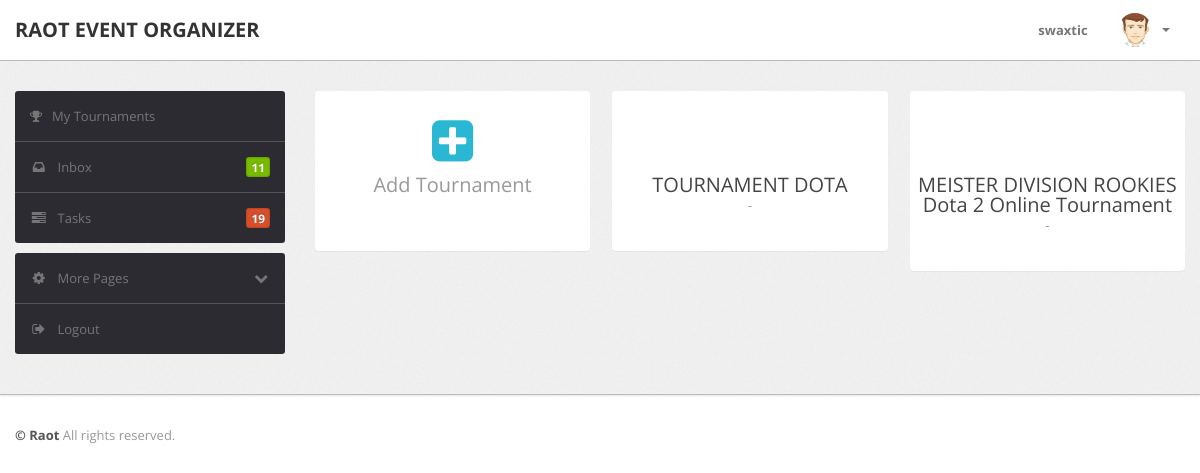
/panitia/index.php (signed in), run on an earlier commit of the app's database.
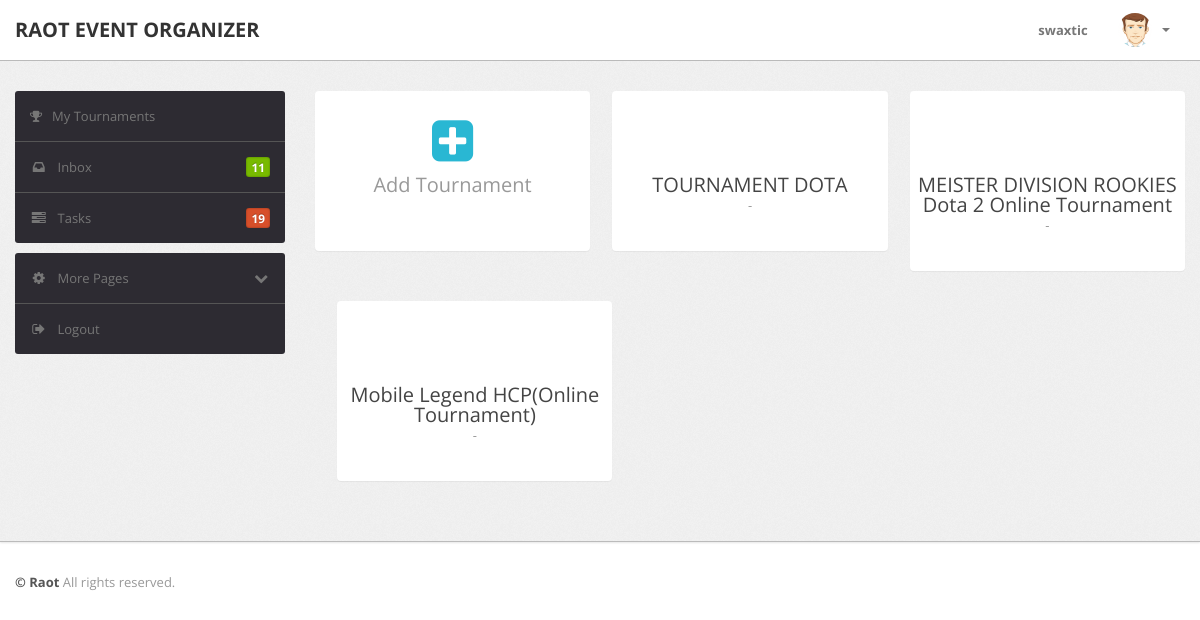
And on a later commit of the database.
### tables this page shows
CREATE TABLE `event` (
  `idEvent` int(11) NOT NULL,
  `nm_event` varchar(50) NOT NULL,
  `foto` varchar(50) NOT NULL,
  `game` varchar(28) NOT NULL,
  `platform` varchar(15) NOT NULL,
  `tgl` date NOT NULL,
  `deskripsi` text NOT NULL,
  `rules` text NOT NULL,
  `alamat` varchar(32) NOT NULL,
  `mode` tinyint(1) NOT NULL,
  `uplink` int(5) NOT NULL,
  `tgl_upload` date NOT NULL
);

### panitia/index.php (the view, shortened to what this page needs)
<!DOCTYPE html>
<?php
    include 'config.php';
    if(!isset($_SESSION['status'])){
        header("location:../login.php");
    }else{
?>
<html lang="en">
<head>
    <head>
        <link type="text/css" href="bootstrap/css/bootstrap.min.css" rel="stylesheet">
        <link type="text/css" href="bootstrap/css/bootstrap-responsive.min.css" rel="stylesheet">
        <link type="text/css" href="css/theme.css" rel="stylesheet">
        <link type="text/css" href="images/icons/css/font-awesome.css" rel="stylesheet">
        <link rel="stylesheet" href="https://cdnjs.cloudflare.com/ajax/libs/font-awesome/4.7.0/css/font-awesome.min.css">
    </head>
    <?php include 'header.php'?>
        <div class="wrapper">
            <div class="container">
                <div class="row">
                    <div class="span3">
                        <div class="sidebar">
                            <ul class="widget widget-menu unstyled">
                                <li class="active"><a href="index.php"><i class="menu-icon fa fa-trophy"></i>My Tournaments
                                </a></li>
                                <li><a href="message.php"><i class="menu-icon icon-inbox"></i>Inbox <b class="label green pull-right">
                                    11</b> </a></li>
                                <li><a href="task.php"><i class="menu-icon icon-tasks"></i>Tasks <b class="label orange pull-right">
                                    19</b> </a></li>
                            </ul>
                            <ul class="widget widget-menu unstyled">
                                <li><a class="collapsed" data-toggle="collapse" href="#togglePages"><i class="menu-icon icon-cog">
                                </i><i class="icon-chevron-down pull-right"></i>More Pages </a>
                                </li>
                                <li><a href="metu.php"><i class="menu-icon icon-signout"></i>Logout </a></li>
                            </ul>
                        </div>
                    </div>
                    <div class="span9">
                        <div class="content">
                            <div class="btn-controls">
                                <div class="btn-box-row row-fluid">
                                    <a href="addevents.php" class="btn-box big span4"><i class="icon-plus-sign-alt"></i>
                                        <b><p class="text-muted">
                                            Add Tournament<br><br></p></b>
                                    </a>
                                      <?php
										$id = $_SESSION['id_panitia'];
										if(isset($_SESSION['id_panitia'])){
		       							$sql	="select * from event where uplink='$id'";
				    					$que 	= mysqli_query($konak,$sql);
				    					while($res=mysqli_fetch_array($que)){
										?>
                                       <a href="event.php?detail=<?php echo $res['idEvent']; ?>" class="btn-box big span4"><i class=""></i><b><?php echo $res['nm_event']; ?></b>
                                        <p class="text-muted">
                                            -</p>
                                    </a>
                                    <?php
				                    }
		                            }
				                    ?>
                                </div>
                            </div>
                        </div>
                    </div>
                </div>
            </div>
        </div>
        <div class="footer">
            <div class="container">
                <b class="copyright">&copy; Raot </b>All rights reserved.
            </div>
        </div>
    </body>
    <?php
    }
?>

What changed in the data, as far as the page shows it:
added event: nm_event "Mobile Legend HCP(Online Tournament)"
